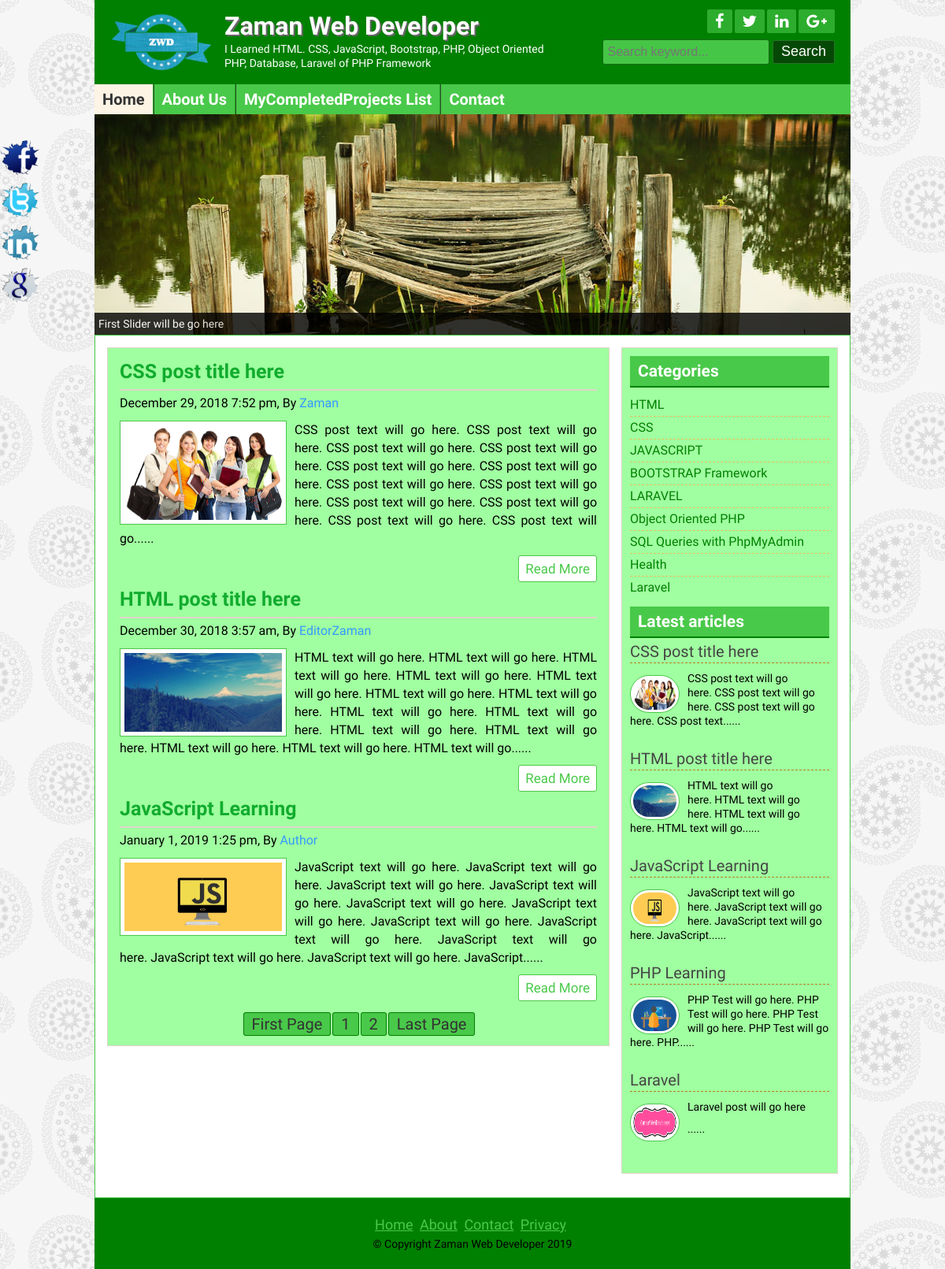
The page / on the database its author committed.
### tables this page shows
CREATE TABLE `title_slogan` (
  `id` int(11) NOT NULL,
  `title` varchar(255) NOT NULL,
  `slogan` varchar(255) NOT NULL,
  `logo` varchar(255) NOT NULL
);

CREATE TABLE `tbl_social` (
  `id` int(11) NOT NULL,
  `fb` varchar(255) NOT NULL,
  `tw` varchar(255) NOT NULL,
  `ln` varchar(255) NOT NULL,
  `gp` varchar(255) NOT NULL
);

CREATE TABLE `tbl_page` (
  `id` int(11) NOT NULL,
  `name` varchar(255) NOT NULL,
  `body` text NOT NULL
);

CREATE TABLE `tbl_post` (
  `id` int(11) NOT NULL,
  `cat` int(11) NOT NULL,
  `title` varchar(2555) NOT NULL,
  `body` text NOT NULL,
  `image` varchar(255) NOT NULL,
  `author` varchar(50) NOT NULL,
  `tags` varchar(255) NOT NULL,
  `date` timestamp NOT NULL DEFAULT CURRENT_TIMESTAMP,
  `userid` int(11) NOT NULL
);

CREATE TABLE `tbl_category` (
  `id` int(11) NOT NULL,
  `name` varchar(50) NOT NULL
);

CREATE TABLE `tbl_footer` (
  `id` int(11) NOT NULL,
  `note` varchar(255) NOT NULL
);

### lib/Database.php (called while the page is built, shortened)
<?php
Class Database{
	public $host   = DB_HOST;
	public $user   = DB_USER;
	public $pass   = DB_PASS;
	public $dbname = DB_NAME;
	public $link;
	private function connectDB(){
	$this->link = new mysqli($this->host, $this->user, $this->pass, $this->dbname);
 }
	public function select($query){
		$result = $this->link->query($query) or die($this->link->error.__LINE__);
		if($result->num_rows > 0){
			return $result;
		} else {
			return false;
		}
	}
}

### helpers/Format.php (called while the page is built, shortened)
<?php
class Format{
    public function formateDate($date){
        return date('F j, Y g:i a', strtotime($date));
    }
    public function textShorten($text, $limit = 400){
        $text = $text. " ";
        $text = substr($text, 0, $limit);
        $text = substr($text, 0, strripos($text, ' '));
        $text = $text."......";
        return $text;
    }
}
?>

### index.php (the view)
<?php include 'inc/header.php'; ?>
<?php include 'inc/slider.php'; ?>
	<div class="contentsection contemplete clear">
		<div class="maincontent clear">
<?php
                $per_page = 3;
                if (isset($_GET['page'])){
                    $page = $_GET['page'];
                }else{
                    $page = 1;
                }
                $start_from = ($page-1)*$per_page;
?>
<?php
                $query = "select * from tbl_post limit $start_from, $per_page";
                $post = $db->select($query);
                if ($post){
                    while ($result=$post->fetch_assoc()){
?>
			<div class="samepost clear">
				<h2><a href="post.php?id=<?php echo $result['id'];?>"><?php echo $result['title'];?></a></h2>
		 		<h4><?php echo $fm->formateDate($result['date']);?>, By <a href="#"><?php echo $result['author'];?></a></h4>
				 <a href="#"><img src="zaman/<?php echo $result['image'];?>" alt="post image"/></a>
              <?php echo $fm->textShorten($result['body']);?>
				<div class="readmore clear">
                    <a href="post.php?id=<?php echo $result['id'];?>">Read More</a>
				</div>
			</div>
<?php }?>
<?php
                        $query = "select * from tbl_post";
                        $result = $db->select($query);
                        $total_rows = mysqli_num_rows($result);
                        $total_pages = ceil($total_rows/$per_page);
                        echo "<span class='pagination'><a href='index.php?page=1'>".'First Page'."</a>";
                        for ($i=1; $i <=$total_pages ; $i++) {
                            echo "<a href='index.php?page=".$i."'>".$i."</a>";
                        }
                        echo "<a href='index.php?page=$total_pages'>".'Last Page'."</a></span>";
?>
<?php
                }else{header("Location:404.php");}
?>
		</div>
<?php include "inc/sidebar.php";?>
	</div>
<?php include "inc/footer.php";?>

### inc/header.php (shortened to what this page needs)
<?php include 'lib/Database.php'; ?>
<?php include 'helpers/Format.php'; ?>
<?php
    $db = new Database();
    $fm = new Format();
?>
<!DOCTYPE html>
<html>
<head>
    <?php include 'scripts/css.php'?>
</head>
<body>
	<div class="headersection templete clear">
		<a href="index.php">
			<div class="logo">
<?php
                    $query = "SELECT * FROM title_slogan WHERE id='1'";
                    $blog_title = $db->select($query);
                    if ($blog_title) {
                        while ($result = $blog_title->fetch_assoc()) {
?>
				<img src="zaman/<?php echo $result['logo'];?>" alt="Logo"/>
				<h2><?php echo $result['title'];?></h2>
				<p><?php echo $result['slogan'];?></p>
<?php
		}
	}
?>
			</div>
		</a>
		<div class="social clear">
			<div class="icon clear">
<?php
                    $query = "SELECT * FROM tbl_social WHERE id='1'";
                    $socialmedia = $db->select($query);
                    if ($socialmedia) {
                        while ($result = $socialmedia->fetch_assoc()) {
?>
				<a href="<?php echo $result['fb'];?>" target="_blank"><i class="fa fa-facebook"></i></a>
				<a href="<?php echo $result['tw'];?>" target="_blank"><i class="fa fa-twitter"></i></a>
				<a href="<?php echo $result['ln'];?>" target="_blank"><i class="fa fa-linkedin"></i></a>
				<a href="<?php echo $result['gp'];?>" target="_blank"><i class="fa fa-google-plus"></i></a>
<?php } }?>
			</div>
			<div class="searchbtn clear">
			<form action="search.php" method="get">
				<input type="text" name="search" placeholder="Search keyword..."/>
				<input type="submit" name="submit" value="Search"/>
			</form>
			</div>
		</div>
	</div>
<div class="navsection templete">
<?php
    $path = $_SERVER['SCRIPT_FILENAME'];
    $currentpage = basename($path, '.php');
?>
	<ul>
		<li><a <?php if ($currentpage == 'index') {echo 'id="active"';}?> href="index.php">Home</a></li>
<?php
            $query = "SELECT * FROM tbl_page";
            $pages = $db->select($query);
            if ($pages) {
                while ($result = $pages->fetch_assoc()) {
?>
        <li><a
        <?php
        	if (isset($_GET['pageid']) && $_GET['pageid'] == $result['id'] ) {
        		echo 'id="active"';
        	}
       	?>
        href="page.php?pageid=<?php echo $result['id']; ?>"><?php echo $result['name']; ?></a></li>
<?php } }?>
		<li><a <?php if ($currentpage == 'contact') {echo 'id="active"';}?> href="contact.php">Contact</a></li>
	</ul>
</div>

### scripts/css.php
<link rel="stylesheet" href="font-awesome-4.5.0/css/font-awesome.css">
<link rel="stylesheet" href="css/nivo-slider.css" type="text/css" media="screen" />
<link rel="stylesheet" href="style.css">
<?php
    $query = "SELECT * FROM tbl_theme WHERE id='1'";
    $theme = $db->select($query);
    while ($result = $theme->fetch_assoc()) {
        if ($result['theme'] == 'default'){
?>
            <link rel="stylesheet" href="theme/default.css">
<?php
        }elseif ($result['theme'] == 'green'){
?>
            <link rel="stylesheet" href="theme/green.css">
<?php
        }elseif ($result['theme'] == 'blue'){
?>
            <link rel="stylesheet" href="theme/blue.css">
<?php
        }
}
?>

### inc/slider.php
<div class="slidersection templete clear">
        <div id="slider">
            <?php
            $query = "select * from tbl_slider order by id limit 5";
            $slider = $db->select($query);
            if ($slider) {
            while ($result = $slider->fetch_assoc()) {
            ?>
            <a href="#"><img src="zaman/<?php echo $result['image'];?>" alt="<?php echo $result['title'];?>" title="<?php echo $result['title'];?>" /></a>
            <?php } }?>
        </div>
</div>

### inc/sidebar.php
<div class="sidebar clear">
			<div class="samesidebar clear">
				<h2>Categories</h2>
					<ul>
                        <?php
                            $query = "select * from tbl_category";
                            $category = $db->select($query);
                            if ($category) {
                                while ($result = $category->fetch_assoc()) {
                        ?>
                                    <li><a href="posts.php?category=<?php echo $result['id'];?>"><?php echo $result['name'];?></a></li>
                        <?php
                                }
                            }else{
                                ?><li>No Category Created</li><?php
                            }
                        ?>
					</ul>
			</div>
			<div class="samesidebar clear">
				<h2>Latest articles</h2>
			<?php
				$query = "select * from tbl_post limit 5";
				$post = $db->select($query);
	            if ($post){
	            	while ($result=$post->fetch_assoc()){
			?>
					<div class="popular clear">
							<h3><a href="post.php?id=<?php echo $result['id'];?>"><?php echo $result['title'];?></a></h3>
						<a href="post.php?id=<?php echo $result['id'];?>">
							<img src="zaman/<?php echo $result['image'];?>" alt="post image"/>
						</a>
						<?php echo $fm->textShorten($result['body'],120);?>
					</div>
            <?php } }else{header("Location:404.php");}?>
			</div>
		</div>

### inc/footer.php (shortened to what this page needs)
<div class="footersection templete clear">
	  <div class="footermenu clear">
		<ul>
			<li><a href="#">Home</a></li>
			<li><a href="#">About</a></li>
			<li><a href="contact.php">Contact</a></li>
			<li><a href="#">Privacy</a></li>
		</ul>
	  </div>
<?php
                    $query = "SELECT * FROM tbl_footer WHERE id='1'";
                    $footernote = $db->select($query);
                    if ($footernote) {
                        while ($result = $footernote->fetch_assoc()) {
?>
	  <p>&copy; <?php echo $result['note'];?> <?php echo date('Y');?></p>
<?php } }
?>
	</div>
	<div class="fixedicon clear">
<?php
                    $query = "SELECT * FROM tbl_social WHERE id='1'";
                    $socialmedia = $db->select($query);
                    if ($socialmedia) {
                        while ($result = $socialmedia->fetch_assoc()) {
?>
		<a href="<?php echo $result['fb'];?>" target="_blank"><img src="images/fb.png" alt="Facebook"/></a>
		<a href="<?php echo $result['tw'];?>" target="_blank"><img src="images/tw.png" alt="Twitter"/></a>
		<a href="<?php echo $result['ln'];?>" target="_blank"><img src="images/in.png" alt="LinkedIn"/></a>
		<a href="<?php echo $result['gp'];?>" target="_blank"><img src="images/gl.png" alt="GooglePlus"/></a>
<?php } }?>
	</div>
</body>
</html>

### css/nivo-slider.css (style rules this page uses)
.nivoSlider { position:relative; }
.nivoSlider a.nivo-imageLink { position:absolute; top:0px; left:0px; width:100%; height:100%; border:0; padding:0; margin:0; z-index:60; display:none; }

### theme/green.css (style rules this page uses)
.headersection, .footersection { background: #008000 none repeat scroll 0 0; }
.icon a { background: #2DAD2D none repeat scroll 0 0; }
.searchbtn input[type="text"] { background: #46C646; border: 1px solid #196B19; }
.searchbtn input[type="submit"] { border: 1px solid #267326; }
input[type="submit"] { background: #064906 none repeat scroll 0 0; border: 1px solid #267326; }
.navsection { background: none repeat scroll 0 0 #49C949; }
.navsection ul li { border-left: 1px solid #2B492B; border-right: 1px solid #24A424; }
.samepost h2 a { color: #11ac2e; }
.maincontent, .sidebar { background: #A0FFA0 none repeat scroll 0 0; }
.samepost img { border: 1px solid #49C949; }
.contentsection { border: 1px solid #49C949; }
.samesidebar h2 { background: #49C949 none repeat scroll 0 0; border-bottom: 2px solid #008000; color: #fff; }
.readmore a { border: 1px solid #49C949; color: #49C949; }
.pagination a { background: #49C949; border: 1px solid #008000; }
.footermenu ul li a { color: #49C949; }
.samepost h2, .about h2 { color: #008000; }
.samesidebar ul li a { color: #008000; }
.popular img { border: 1px solid #49C949; }

### rows shown on the page
title_slogan: logo (picture), title "Zaman Web Developer", slogan "I Learned HTML. CSS, JavaScript, Bootstrap, PHP, Object Oriented PHP, Database, Laravel of PHP Framework"
tbl_page: name "About Us"
tbl_page: name "MyCompletedProjects List"
tbl_post: title "CSS post title here", date "December 29, 2018 7:52 pm", author "Zaman", image (picture), body "CSS post text will go here. CSS post text will go here. CSS post text will go here. CSS post text will go here. CSS post text will go here. CSS post text will go here. CSS post text will go here. CSS post text will go here. CSS post text will go here. CSS post text will go here. CSS post text will go here. CSS post text will go......", body "CSS post text will go here. CSS post text will go here. CSS post text will go here. CSS post text......"
tbl_post: title "HTML post title here", date "December 30, 2018 3:57 am", author "EditorZaman", image (picture), body "HTML text will go here. HTML text will go here. HTML text will go here. HTML text will go here. HTML text will go here. HTML text will go here. HTML text will go here. HTML text will go here. HTML text will go here. HTML text will go here. HTML text will go here. HTML text will go here. HTML text will go here. HTML text will go......", body "HTML text will go here. HTML text will go here. HTML text will go here. HTML text will go......"
tbl_post: title "JavaScript Learning", date "January 1, 2019 1:25 pm", author "Author", image (picture), body "JavaScript text will go here. JavaScript text will go here. JavaScript text will go here. JavaScript text will go here. JavaScript text will go here. JavaScript text will go here. JavaScript text will go here. JavaScript text will go here. JavaScript text will go here. JavaScript text will go here. JavaScript text will go here. JavaScript......", body "JavaScript text will go here. JavaScript text will go here. JavaScript text will go here. JavaScript......"
tbl_category: name "HTML"
tbl_category: name "CSS"
tbl_category: name "JAVASCRIPT"
tbl_category: name "BOOTSTRAP Framework"
tbl_category: name "LARAVEL"
tbl_category: name "Object Oriented PHP"
tbl_category: name "SQL Queries with PhpMyAdmin"
tbl_category: name "Health"
tbl_category: name "Laravel"
tbl_post: title "PHP Learning", image (picture), body "PHP Test will go here. PHP Test will go here. PHP Test will go here. PHP Test will go here. PHP......"
tbl_post: title "Laravel", image (picture), body "Laravel post will go here ......"
tbl_footer: note "Copyright Zaman Web Developer"
